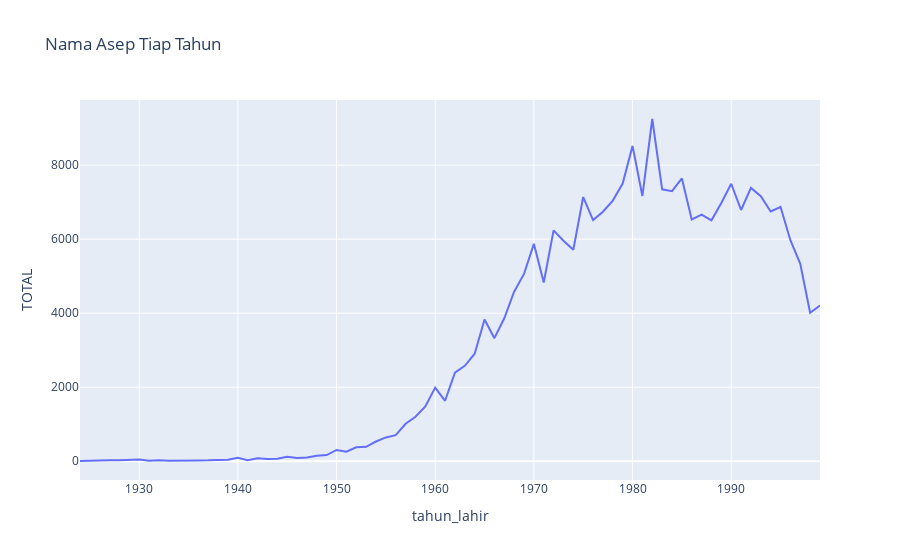

Notebook code cell kept with this figure:
### Code cell
fig = px.line(year_asep, x="tahun_lahir", y="TOTAL", title='Nama Asep Tiap Tahun')
fig.show()

### Figure 1 — Plotly figure (JSON) as saved in the notebook; plotly's stock layout.template omitted (floating-point values rounded to 4 significant figures)
{"data": [{"hovertemplate": "tahun_lahir=%{x}<br>TOTAL=%{y}<extra></extra>", "legendgroup": "", "line": {"color": "#636efa", "dash": "solid"}, "marker": {"symbol": "circle"}, "mode": "lines", "name": "", "orientation": "v", "showlegend": false, "type": "scatter", "x": [1924, 1925, 1926, 1927, 1928, 1929, 1930, 1931, 1932, 1933, 1934, 1935, 1936, 1937, 1938, 1939, 1940, 1941, 1942, 1943, 1944, 1945, 1946, 1947, 1948, 1949, 1950, 1951, 1952, 1953, 1954, 1955, 1956, 1957, 1958, 1959, 1960, 1961, 1962, 1963, 1964, 1965, 1966, 1967, 1968, 1969, 1970, 1971, 1972, 1973, 1974, 1975, 1976, 1977, 1978, 1979, 1980, 1981, 1982, 1983, 1984, 1985, 1986, 1987, 1988, 1989, 1990, 1991, 1992, 1993, 1994, 1995, 1996, 1997, 1998, 1999], "xaxis": "x", "y": [6, 6, 9, 24, 27, 30, 45, 15, 24, 12, 9, 25, 21, 23, 25, 41, 95, 30, 77, 57, 64, 120, 87, 100, 150, 167, 305, 257, 378, 390, 532, 643, 705, 1013, 1201, 1482, 1988, 1633, 2395, 2579, 2904, 3831, 3325, 3863, 4580, 5060, 5873, 4830, 6239, 5958, 5714, 7138, 6517, 6741, 7043, 7503, 8520, 7167, 9247, 7347, 7298, 7640, 6532, 6666, 6511, 6978, 7497, 6788, 7386, 7163, 6749, 6870, 5973, 5334, 4013, 4205], "yaxis": "y"}], "layout": {"legend": {"tracegroupgap": 0}, "title": {"text": "Nama Asep Tiap Tahun"}, "xaxis": {"anchor": "y", "domain": [0, 1], "title": {"text": "tahun_lahir"}}, "yaxis": {"anchor": "x", "domain": [0, 1], "title": {"text": "TOTAL"}}}}
